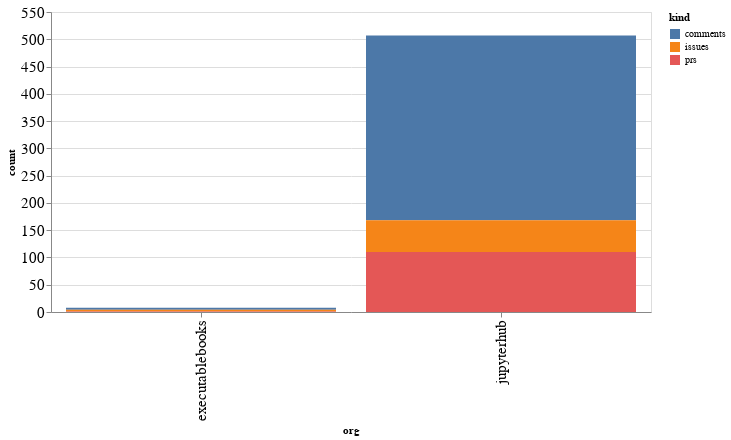

Source (notebook cell):
### Code cell
alt.Chart(org_summaries, width=600).mark_bar().encode(
    x='org',
    y='count',
    color='kind',
    tooltip="org"
)

### Figure 1 — Vega-Lite specification as saved in the notebook (floating-point values rounded to 4 significant figures)
{"config": {"axisLeft": {"labelFontSize": 15}, "axisBottom": {"labelFontSize": 15}}, "data": {"name": "data-2d8f041f7a35c6bb6bcfad89adb56ae9"}, "mark": "bar", "encoding": {"color": {"type": "nominal", "field": "kind"}, "tooltip": {"type": "nominal", "field": "org"}, "x": {"type": "nominal", "field": "org"}, "y": {"type": "quantitative", "field": "count"}}, "width": 600, "$schema": "https://vega.github.io/schema/vega-lite/v4.8.1.json", "datasets": {"data-2d8f041f7a35c6bb6bcfad89adb56ae9": [{"org": "executablebooks", "kind": "comments", "count": 4}, {"org": "executablebooks", "kind": "issues", "count": 3}, {"org": "executablebooks", "kind": "prs", "count": 1}, {"org": "jupyterhub", "kind": "comments", "count": 339}, {"org": "jupyterhub", "kind": "issues", "count": 58}, {"org": "jupyterhub", "kind": "prs", "count": 110}]}}
